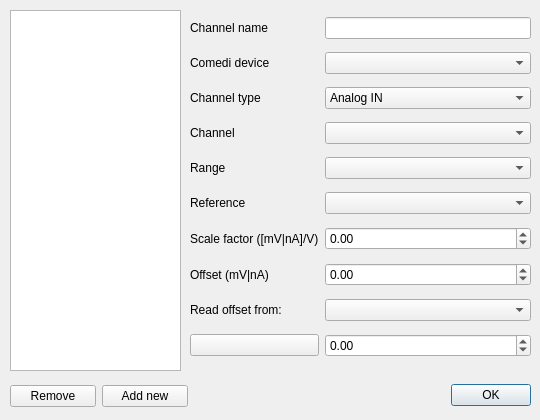
<?xml version="1.0" encoding="UTF-8"?>
<ui version="4.0">
 <class>ChannelSetupDialog</class>
 <widget class="QDialog" name="ChannelSetupDialog">
  <property name="geometry">
   <rect>
    <x>0</x>
    <y>0</y>
    <width>540</width>
    <height>420</height>
   </rect>
  </property>
  <property name="windowTitle">
   <string>Channel setup</string>
  </property>
  <widget class="QDialogButtonBox" name="buttonBox">
   <property name="geometry">
    <rect>
     <x>210</x>
     <y>380</y>
     <width>321</width>
     <height>31</height>
    </rect>
   </property>
   <property name="orientation">
    <enum>Qt::Horizontal</enum>
   </property>
   <property name="standardButtons">
    <set>QDialogButtonBox::Ok</set>
   </property>
  </widget>
  <widget class="QListView" name="channelList">
   <property name="geometry">
    <rect>
     <x>10</x>
     <y>10</y>
     <width>171</width>
     <height>361</height>
    </rect>
   </property>
  </widget>
  <widget class="QWidget" name="layoutWidget">
   <property name="geometry">
    <rect>
     <x>10</x>
     <y>380</y>
     <width>178</width>
     <height>33</height>
    </rect>
   </property>
   <layout class="QHBoxLayout" name="horizontalLayout_11">
    <item>
     <widget class="QPushButton" name="removeItem">
      <property name="text">
       <string>Remove</string>
      </property>
     </widget>
    </item>
    <item>
     <widget class="QPushButton" name="addItem">
      <property name="text">
       <string>Add new</string>
      </property>
     </widget>
    </item>
   </layout>
  </widget>
  <widget class="QWidget" name="layoutWidget">
   <property name="geometry">
    <rect>
     <x>190</x>
     <y>10</y>
     <width>341</width>
     <height>361</height>
    </rect>
   </property>
   <layout class="QGridLayout" name="gridLayout_2">
    <item row="6" column="0">
     <widget class="QLabel" name="label_3">
      <property name="text">
       <string>Scale factor ([mV|nA]/V)</string>
      </property>
     </widget>
    </item>
    <item row="6" column="1">
     <widget class="QDoubleSpinBox" name="conversionFactor">
      <property name="minimum">
       <double>-100.000000000000000</double>
      </property>
      <property name="maximum">
       <double>100.000000000000000</double>
      </property>
     </widget>
    </item>
    <item row="5" column="1">
     <widget class="QComboBox" name="reference"/>
    </item>
    <item row="5" column="0">
     <widget class="QLabel" name="label_4">
      <property name="text">
       <string>Reference</string>
      </property>
     </widget>
    </item>
    <item row="7" column="1">
     <widget class="QDoubleSpinBox" name="offset">
      <property name="minimum">
       <double>-100.000000000000000</double>
      </property>
      <property name="maximum">
       <double>100.000000000000000</double>
      </property>
     </widget>
    </item>
    <item row="7" column="0">
     <widget class="QLabel" name="label_6">
      <property name="text">
       <string>Offset (mV|nA)</string>
      </property>
     </widget>
    </item>
    <item row="8" column="1">
     <widget class="QComboBox" name="readOffsetSource">
      <property name="toolTip">
       <string>&lt;html&gt;&lt;head/&gt;&lt;body&gt;&lt;p&gt;If set, the offset is read from the selected channel at the start of an experiment (and when reading/resetting in this dialog), overwriting the manually set value.&lt;/p&gt;&lt;/body&gt;&lt;/html&gt;</string>
      </property>
     </widget>
    </item>
    <item row="2" column="0">
     <widget class="QLabel" name="label_9">
      <property name="text">
       <string>Channel type</string>
      </property>
     </widget>
    </item>
    <item row="1" column="0">
     <widget class="QLabel" name="label_7">
      <property name="text">
       <string>Comedi device</string>
      </property>
     </widget>
    </item>
    <item row="1" column="1">
     <widget class="QComboBox" name="device"/>
    </item>
    <item row="3" column="0">
     <widget class="QLabel" name="label_2">
      <property name="text">
       <string>Channel</string>
      </property>
     </widget>
    </item>
    <item row="0" column="0">
     <widget class="QLabel" name="label">
      <property name="text">
       <string>Channel name</string>
      </property>
     </widget>
    </item>
    <item row="0" column="1">
     <widget class="QLineEdit" name="name"/>
    </item>
    <item row="8" column="0">
     <widget class="QLabel" name="label_8">
      <property name="text">
       <string>Read offset from:</string>
      </property>
     </widget>
    </item>
    <item row="2" column="1">
     <widget class="QComboBox" name="type">
      <item>
       <property name="text">
        <string>Analog IN</string>
       </property>
      </item>
      <item>
       <property name="text">
        <string>Analog OUT</string>
       </property>
      </item>
     </widget>
    </item>
    <item row="3" column="1">
     <widget class="QComboBox" name="channel"/>
    </item>
    <item row="4" column="0">
     <widget class="QLabel" name="label_5">
      <property name="text">
       <string>Range</string>
      </property>
     </widget>
    </item>
    <item row="4" column="1">
     <widget class="QComboBox" name="range"/>
    </item>
    <item row="9" column="0">
     <widget class="QPushButton" name="read_reset">
      <property name="text">
       <string/>
      </property>
     </widget>
    </item>
    <item row="9" column="1">
     <widget class="QDoubleSpinBox" name="read_reset_val">
      <property name="toolTip">
       <string>&lt;html&gt;&lt;head/&gt;&lt;body&gt;&lt;p&gt;Input channels: Displays the value read when the read button is clicked.&lt;/p&gt;&lt;p&gt;Output channels: Clicking reset applies this value to the channel. To zero the output completely, set the offset to 0 and the offset source to None before resetting.&lt;/p&gt;&lt;/body&gt;&lt;/html&gt;</string>
      </property>
      <property name="minimum">
       <double>-10000.000000000000000</double>
      </property>
      <property name="maximum">
       <double>10000.000000000000000</double>
      </property>
     </widget>
    </item>
   </layout>
  </widget>
 </widget>
 <resources/>
 <connections>
  <connection>
   <sender>buttonBox</sender>
   <signal>accepted()</signal>
   <receiver>ChannelSetupDialog</receiver>
   <slot>accept()</slot>
   <hints>
    <hint type="sourcelabel">
     <x>248</x>
     <y>254</y>
    </hint>
    <hint type="destinationlabel">
     <x>157</x>
     <y>274</y>
    </hint>
   </hints>
  </connection>
  <connection>
   <sender>buttonBox</sender>
   <signal>rejected()</signal>
   <receiver>ChannelSetupDialog</receiver>
   <slot>reject()</slot>
   <hints>
    <hint type="sourcelabel">
     <x>316</x>
     <y>260</y>
    </hint>
    <hint type="destinationlabel">
     <x>286</x>
     <y>274</y>
    </hint>
   </hints>
  </connection>
  <connection>
   <sender>addItem</sender>
   <signal>clicked()</signal>
   <receiver>ChannelSetupDialog</receiver>
   <slot>addChannel()</slot>
   <hints>
    <hint type="sourcelabel">
     <x>136</x>
     <y>356</y>
    </hint>
    <hint type="destinationlabel">
     <x>255</x>
     <y>206</y>
    </hint>
   </hints>
  </connection>
  <connection>
   <sender>removeItem</sender>
   <signal>clicked()</signal>
   <receiver>ChannelSetupDialog</receiver>
   <slot>removeChannel()</slot>
   <hints>
    <hint type="sourcelabel">
     <x>44</x>
     <y>356</y>
    </hint>
    <hint type="destinationlabel">
     <x>255</x>
     <y>206</y>
    </hint>
   </hints>
  </connection>
 </connections>
 <slots>
  <slot>addChannel()</slot>
  <slot>removeChannel()</slot>
 </slots>
</ui>
